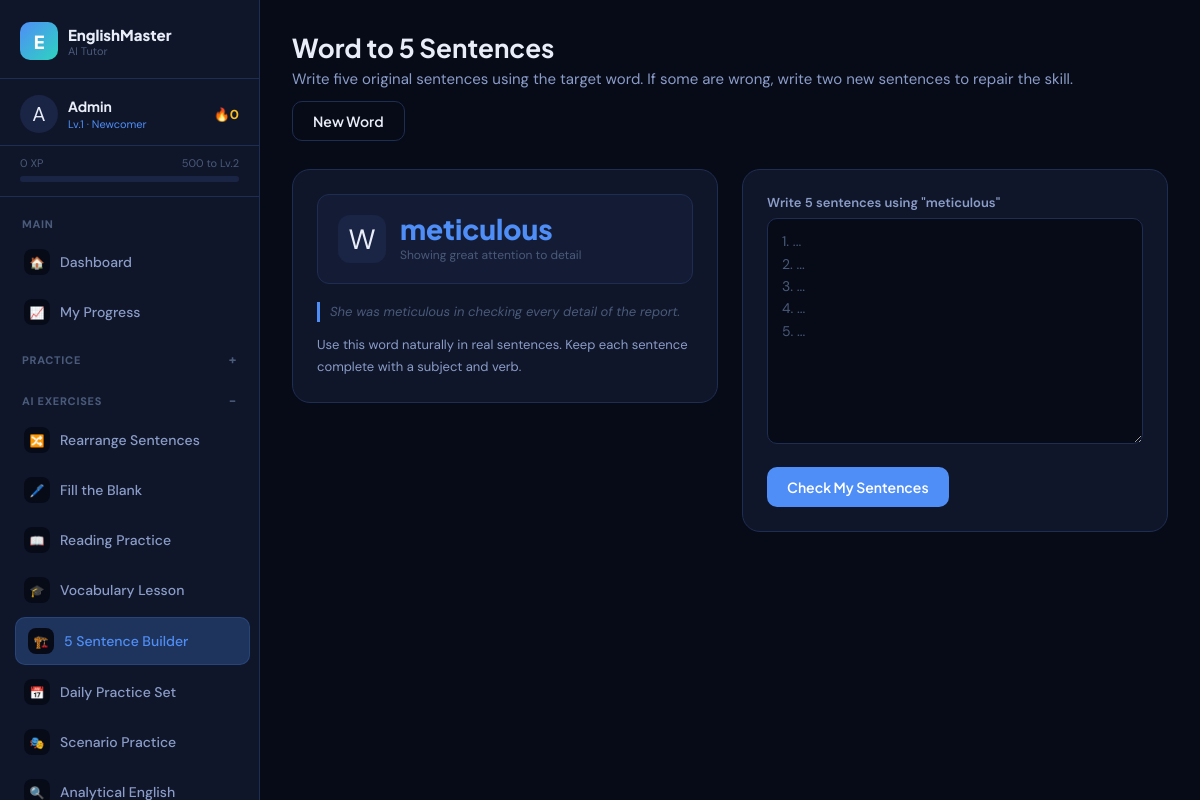
Screenshot of /sentence_builder.php (signed in) with the database file from the repository.
### tables this page shows
CREATE TABLE IF NOT EXISTS users (
    id INT AUTO_INCREMENT PRIMARY KEY,
    name VARCHAR(100) NOT NULL,
    email VARCHAR(150) UNIQUE NOT NULL,
    password VARCHAR(255) NOT NULL,
    level INT DEFAULT 1,
    xp INT DEFAULT 0,
    streak INT DEFAULT 0,
    last_active DATE,
    avatar VARCHAR(10) DEFAULT '🧑',
    english_level ENUM('beginner','intermediate','advanced') DEFAULT 'beginner',
    role ENUM('user','admin') NOT NULL DEFAULT 'user',
    created_at TIMESTAMP DEFAULT CURRENT_TIMESTAMP
);

CREATE TABLE IF NOT EXISTS vocabulary (
    id INT AUTO_INCREMENT PRIMARY KEY,
    word VARCHAR(100) NOT NULL,
    meaning TEXT NOT NULL,
    synonyms VARCHAR(255),
    antonyms VARCHAR(255),
    pronunciation VARCHAR(100),
    example_sentence TEXT,
    difficulty ENUM('beginner','intermediate','advanced') DEFAULT 'beginner',
    category VARCHAR(50) DEFAULT 'general',
    tags VARCHAR(255) DEFAULT '',
    active TINYINT(1) DEFAULT 1,
    created_at TIMESTAMP DEFAULT CURRENT_TIMESTAMP
);

### config.php (called while the page is built, shortened)
<?php
function db() {
    static $conn = null;
    if ($conn === null) {
        $conn = new mysqli(DB_HOST, DB_USER, DB_PASS, DB_NAME);
        $conn->set_charset('utf8mb4');
    }
    return $conn;
}
function currentUser() {
    $db = db();
    $uid = (int)$_SESSION['uid'];
    $r = $db->query("SELECT * FROM users WHERE id = $uid LIMIT 1");
    return $r ? $r->fetch_assoc() : null;
}
function clean($str) {
    return htmlspecialchars(strip_tags(trim($str)), ENT_QUOTES, 'UTF-8');
}
function levelName($level) {
    if ($level <= 2)  return 'Newcomer';
    return 'English Master';
}
function xpToNextLevel($xp) {
    $currentLevel = max(1, (int)floor($xp / 500) + 1);
    $nextLevelXP = $currentLevel * 500;
    $progress = (($xp % 500) / 500) * 100;
    return ['next' => $nextLevelXP, 'progress' => round($progress), 'needed' => $nextLevelXP - $xp];
}
?>

### sentence_builder.php (the view, shortened to what this page needs)
<?php
require_once 'config.php';
$db = db();
$word = $_SESSION['builder_word'] ?? null;
$lesson = $_SESSION['builder_lesson'] ?? null;
if (!$word || isset($_GET['new'])) {
    $row = $db->query("SELECT * FROM vocabulary WHERE active=1 ORDER BY RAND() LIMIT 1")->fetch_assoc();
    if ($row) {
        $word = $row['word'];
        $lesson = [
            'meaning' => $row['meaning'],
            'example' => $row['example_sentence'],
            'tip' => 'Use this word naturally in real sentences. Keep each sentence complete with a subject and verb.'
        ];
    } else {
        $word = 'confident';
        $lesson = ['meaning' => 'feeling sure about your ability', 'example' => 'She feels confident when speaking English.', 'tip' => 'Use confident to describe a person who feels sure.'];
    }
}
include 'includes/header.php';
?>
<div class="page-header flex-between" style="gap:12px;flex-wrap:wrap;">
  <div>
    <h1>Word to 5 Sentences</h1>
    <p>Write five original sentences using the target word. If some are wrong, write two new sentences to repair the skill.</p>
  </div>
  <a href="sentence_builder.php?new=1" class="btn btn-outline">New Word</a>
</div>
<div class="grid-2" style="gap:24px;align-items:start;">
  <div class="card">
    <div class="stat-card" style="margin-bottom:18px;">
      <div class="stat-icon">W</div>
      <div>
        <div class="stat-val" style="font-size:28px;color:var(--blue)"><?= clean($word) ?></div>
        <div class="stat-label"><?= clean($lesson['meaning'] ?? '') ?></div>
      </div>
    </div>
    <?php if (!empty($lesson['example'])): ?>
    <div class="vocab-example" style="margin-bottom:12px;"><?= clean($lesson['example']) ?></div>
    <?php endif; ?>
    <div style="font-size:13px;color:var(--text-2);line-height:1.7;"><?= clean($lesson['tip'] ?? '') ?></div>
  </div>
  <div class="card">
    <form method="POST">
      <?php if (!empty($_SESSION['builder_needs_extra'])): ?>
      <div class="form-group">
        <label class="form-label">Write 2 new sentences using "<?= clean($word) ?>"</label>
        <textarea name="extra_sentences" class="form-control" rows="5" placeholder="Write two new sentences you did not use before." required></textarea>
      </div>
      <?php else: ?>
      <div class="form-group">
        <label class="form-label">Write 5 sentences using "<?= clean($word) ?>"</label>
        <textarea name="sentences" class="form-control" rows="9" placeholder="1. ...
2. ...
3. ...
4. ...
5. ..." required></textarea>
      </div>
      <?php endif; ?>
      <button class="btn btn-primary" onclick="btnLoading(this,true)">Check My Sentences</button>
    </form>
  </div>
</div>
<?php include 'includes/footer.php'; ?>

### includes/header.php (shortened to what this page needs)
<?php
$user = currentUser();
$xpInfo = $user ? xpToNextLevel($user['xp']) : null;
$currentPage = basename($_SERVER['PHP_SELF'], '.php');
?>
<!DOCTYPE html>
<html lang="en">
<head>
<link rel="stylesheet" href="<?= APP_URL ?>/assets/style.css">
</head>
<body>
<div class="app-layout">
  <aside class="sidebar" id="sidebar">
    <div class="sidebar-logo">
      <div class="logo-icon">E</div>
      <div class="logo-text">
        <span class="logo-name">EnglishMaster</span>
        <span class="logo-tag">AI Tutor</span>
      </div>
    </div>
    <?php if ($user): ?>
    <div class="sidebar-user">
      <div class="user-avatar"><?= $user['avatar'] ?></div>
      <div class="user-info">
        <div class="user-name"><?= clean($user['name']) ?></div>
        <div class="user-level">Lv.<?= $user['level'] ?> · <?= levelName($user['level']) ?></div>
      </div>
      <div class="user-streak">🔥<?= $user['streak'] ?></div>
    </div>
    <div class="xp-bar-wrap">
      <div class="xp-bar-label">
        <span><?= number_format($user['xp']) ?> XP</span>
        <span><?= $xpInfo['needed'] ?> to Lv.<?= $user['level']+1 ?></span>
      </div>
      <div class="xp-bar">
      </div>
    </div>
    <nav class="sidebar-nav">
      <?php
        $practicePages = ['practice','grammar','vocabulary','challenges','quizzes'];
        $exercisePages = ['sentence_rearrangement','fill_blank','reading_comprehension','vocabulary_lesson','sentence_builder','daily_practice','scenario_practice','analytical_english'];
      ?>
      <div class="nav-group">
        <div class="nav-group-title">Main</div>
        <a href="<?= APP_URL ?>/dashboard.php" class="nav-item <?= $currentPage==='dashboard'?'active':'' ?>">
          <span class="nav-icon">🏠</span><span class="nav-label">Dashboard</span>
        </a>
        <a href="<?= APP_URL ?>/progress.php" class="nav-item <?= $currentPage==='progress'?'active':'' ?>">
          <span class="nav-icon">📈</span><span class="nav-label">My Progress</span>
        </a>
      </div>
      <details class="nav-group" <?= in_array($currentPage, $practicePages, true) ? 'open' : '' ?>>
        <summary class="nav-group-title">Practice</summary>
      </details>
      <details class="nav-group" <?= in_array($currentPage, $exercisePages, true) ? 'open' : '' ?>>
        <summary class="nav-group-title">AI Exercises</summary>
        <a href="<?= APP_URL ?>/sentence_rearrangement.php" class="nav-item <?= $currentPage==='sentence_rearrangement'?'active':'' ?>">
          <span class="nav-icon">🔀</span><span class="nav-label">Rearrange Sentences</span>
        </a>
        <a href="<?= APP_URL ?>/fill_blank.php" class="nav-item <?= $currentPage==='fill_blank'?'active':'' ?>">
          <span class="nav-icon">🖊️</span><span class="nav-label">Fill the Blank</span>
        </a>
        <a href="<?= APP_URL ?>/reading_comprehension.php" class="nav-item <?= $currentPage==='reading_comprehension'?'active':'' ?>">
          <span class="nav-icon">📖</span><span class="nav-label">Reading Practice</span>
        </a>
        <a href="<?= APP_URL ?>/vocabulary_lesson.php" class="nav-item <?= $currentPage==='vocabulary_lesson'?'active':'' ?>">
          <span class="nav-icon">🎓</span><span class="nav-label">Vocabulary Lesson</span>
        </a>
        <a href="<?= APP_URL ?>/sentence_builder.php" class="nav-item <?= $currentPage==='sentence_builder'?'active':'' ?>">
          <span class="nav-icon">🏗️</span><span class="nav-label">5 Sentence Builder</span>
        </a>
        <a href="<?= APP_URL ?>/daily_practice.php" class="nav-item <?= $currentPage==='daily_practice'?'active':'' ?>">
          <span class="nav-icon">📅</span><span class="nav-label">Daily Practice Set</span>
        </a>
        <a href="<?= APP_URL ?>/scenario_practice.php" class="nav-item <?= $currentPage==='scenario_practice'?'active':'' ?>">
          <span class="nav-icon">🎭</span><span class="nav-label">Scenario Practice</span>
        </a>
        <a href="<?= APP_URL ?>/analytical_english.php" class="nav-item <?= $currentPage==='analytical_english'?'active':'' ?>">
          <span class="nav-icon">🔍</span><span class="nav-label">Analytical English</span>
        </a>
      </details>
    </nav>
    <?php endif; ?>
  </aside>
  <main class="main-content">

### rows the page displays
users: avatar "A", name "Admin", level "1", level "Newcomer", streak "0", xp "0", xp "500", $user['level']+1 "2"
vocabulary: word "meticulous", meaning "Showing great attention to detail", example_sentence "She was meticulous in checking every detail of the report.", meaning+example_sentence "Use this word naturally in real sentences. Keep each sentence complete with a subject and verb."
